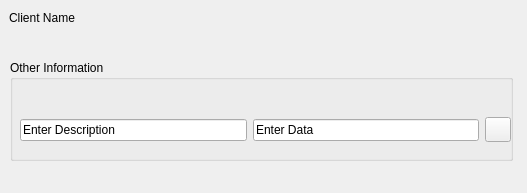
<?xml version="1.0" encoding="UTF-8"?>
<ui version="4.0">
 <class>addother</class>
 <widget class="QWidget" name="addother">
  <property name="geometry">
   <rect>
    <x>0</x>
    <y>0</y>
    <width>527</width>
    <height>193</height>
   </rect>
  </property>
  <property name="windowTitle">
   <string>Other Information</string>
  </property>
  <widget class="QLabel" name="cliname">
   <property name="geometry">
    <rect>
     <x>9</x>
     <y>9</y>
     <width>81</width>
     <height>18</height>
    </rect>
   </property>
   <property name="text">
    <string>Client Name</string>
   </property>
  </widget>
  <widget class="QGroupBox" name="groupBoxother">
   <property name="geometry">
    <rect>
     <x>10</x>
     <y>60</y>
     <width>503</width>
     <height>101</height>
    </rect>
   </property>
   <property name="title">
    <string>Other Information</string>
   </property>
   <widget class="QWidget" name="horizontalWidgetother" native="true">
    <property name="geometry">
     <rect>
      <x>10</x>
      <y>30</y>
      <width>491</width>
      <height>80</height>
     </rect>
    </property>
    <layout class="QHBoxLayout" name="horizontalLayout">
     <item>
      <widget class="QLineEdit" name="desc">
       <property name="text">
        <string>Enter Description</string>
       </property>
      </widget>
     </item>
     <item>
      <widget class="QLineEdit" name="data">
       <property name="text">
        <string>Enter Data</string>
       </property>
      </widget>
     </item>
     <item>
      <widget class="QToolButton" name="toolButtonsave">
       <property name="text">
        <string/>
       </property>
       <property name="icon">
        <iconset resource="imgs.qrc">
         <normaloff>:/tst-imgs/if_ok-sign_173063.png</normaloff>:/tst-imgs/if_ok-sign_173063.png</iconset>
       </property>
       <property name="iconSize">
        <size>
         <width>18</width>
         <height>18</height>
        </size>
       </property>
      </widget>
     </item>
    </layout>
   </widget>
  </widget>
 </widget>
 <resources>
  <include location="imgs.qrc"/>
 </resources>
 <connections/>
</ui>
